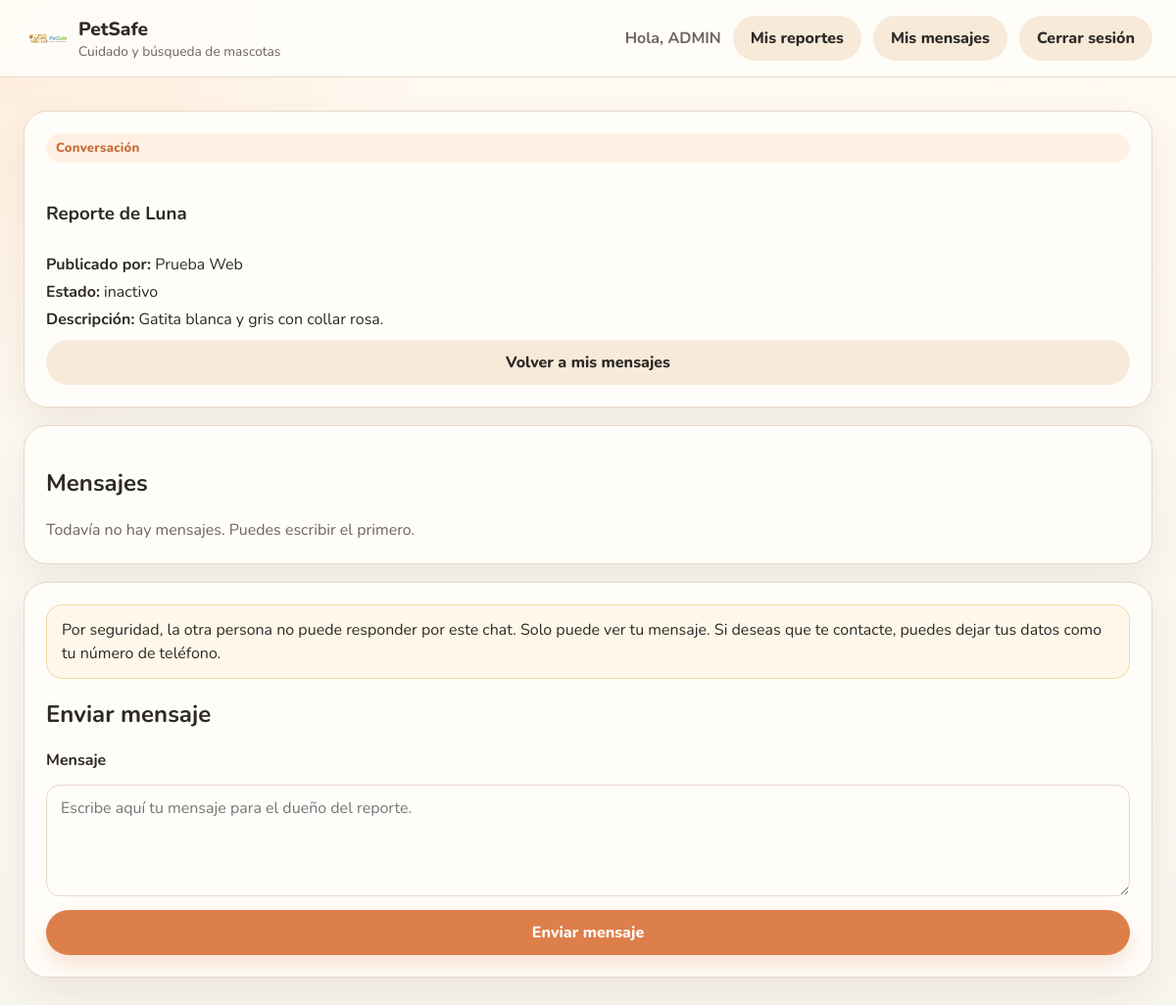
Page /mensajes/reporte/1 (signed in) on the committed database.
### app.py (models this page shows, shortened)
class Usuario(UserMixin, db.Model):
    __tablename__ = "usuarios"
    id = db.Column(db.Integer, primary_key=True)
    nombre = db.Column(db.String(120), nullable=False)
    correo = db.Column(db.String(120), unique=True, nullable=False, index=True)
    password_hash = db.Column(db.String(255), nullable=False)
    creado_en = db.Column(db.DateTime(timezone=True), default=ahora_utc, nullable=False)
    reportes = db.relationship("Reporte", back_populates="creador", lazy=True)
    mensajes_enviados = db.relationship(
        "MensajeChat",
        foreign_keys="MensajeChat.remitente_id",
        back_populates="remitente",
        lazy=True,
    )
    mensajes_recibidos = db.relationship(
        "MensajeChat",
        foreign_keys="MensajeChat.destinatario_id",
        back_populates="destinatario",
        lazy=True,
    )
    notificaciones = db.relationship("Notificacion", back_populates="usuario", lazy=True)

class Reporte(db.Model):
    __tablename__ = "reportes"
    id = db.Column(db.Integer, primary_key=True)
    nombre_mascota = db.Column(db.String(120), nullable=False)
    edad_mascota = db.Column(db.String(50), nullable=False)
    tipo_mascota = db.Column(db.String(50), nullable=False)
    otro_tipo_mascota = db.Column(db.String(80), nullable=True)
    descripcion = db.Column(db.Text, nullable=False)
    ofrece_recompensa = db.Column(db.Boolean, default=False, nullable=False)
    foto_mascota = db.Column(db.String(255), nullable=True)
    latitud = db.Column(db.Float, nullable=False)
    longitud = db.Column(db.Float, nullable=False)
    radio_busqueda_km = db.Column(db.Float, nullable=False, default=0.1)
    radio_busqueda_metros = db.Column(db.Integer, nullable=False)
    estado = db.Column(db.String(30), default="activo", nullable=False)
    motivo_cierre = db.Column(db.String(255), nullable=True)
    creado_en = db.Column(db.DateTime(timezone=True), default=ahora_utc, nullable=False)
    actualizado_en = db.Column(db.DateTime(timezone=True), default=ahora_utc, nullable=False)
    ultima_actividad_en = db.Column(db.DateTime(timezone=True), default=ahora_utc, nullable=False)
    aviso_inactividad_en = db.Column(db.DateTime(timezone=True), nullable=True)
    fecha_limite_respuesta = db.Column(db.DateTime(timezone=True), nullable=True)
    usuario_id = db.Column(db.Integer, db.ForeignKey("usuarios.id"), nullable=False)
    creador = db.relationship("Usuario", back_populates="reportes")
    colores = db.relationship("Color", secondary=reporte_colores, lazy="joined")

### app.py (the view, shortened to what this page needs)
@app.route("/mensajes/reporte/<int:reporte_id>", methods=["GET", "POST"])
@login_required
def ver_conversacion(reporte_id):
    reporte = Reporte.query.get_or_404(reporte_id)
    mensajes_pendientes = MensajeChat.query.filter_by(
        reporte_id=reporte.id,
        destinatario_id=current_user.id,
        leido=False,
    ).all()
    for mensaje in mensajes_pendientes:
        mensaje.leido = True
    if mensajes_pendientes:
        db.session.commit()
    mensajes = (
        MensajeChat.query.filter_by(reporte_id=reporte.id)
        .order_by(MensajeChat.creado_en.asc())
        .all()
    )
    es_dueno = reporte.usuario_id == current_user.id
    ha_participado = any(
        mensaje.remitente_id == current_user.id or mensaje.destinatario_id == current_user.id
        for mensaje in mensajes
    )
    if not es_dueno and not ha_participado:
        mensajes = []
    return render_template(
        "conversacion.html",
        reporte=reporte,
        mensajes=[mensaje.a_diccionario() for mensaje in mensajes],
        es_dueno=es_dueno,
        puede_escribir=not es_dueno,
    )

### app.py (called while the page is built)
@login_manager.user_loader
def cargar_usuario(user_id):
    return Usuario.query.get(int(user_id))

### templates/conversacion.html (shortened to what this page needs)
{% extends "base.html" %}
{% block contenido %}
<section class="contenedor-simple">
    <article class="tarjeta-panel tarjeta-contexto">
        <span class="etiqueta-pantalla">Conversación</span>
        <h1>Reporte de {{ reporte.nombre_mascota }}</h1>
        <div class="resumen-conversacion">
            <p><strong>Publicado por:</strong> {{ reporte.creador.nombre }}</p>
            <p><strong>Estado:</strong> {{ reporte.estado }}</p>
            <p><strong>Descripción:</strong> {{ reporte.descripcion }}</p>
        </div>
        <a class="boton-secundario" href="{{ url_for('mis_mensajes') }}">Volver a mis mensajes</a>
    </article>
    <article class="tarjeta-panel">
        <h2>Mensajes</h2>
        {% if mensajes %}
            <div class="lista-mensajes">
                {% for mensaje in mensajes %}
                    <div class="burbuja-mensaje {% if mensaje.remitente_id == current_user.id %}mensaje-propio{% endif %}">
                        <p>{{ mensaje.contenido }}</p>
                        <span>{{ mensaje.creado_en }}</span>
                    </div>
                {% endfor %}
            </div>
        {% else %}
            <p class="mensaje-suave">
                {% if es_dueno %}
                    Aún no recibes mensajes en este reporte.
                {% else %}
                    Todavía no hay mensajes. Puedes escribir el primero.
                {% endif %}
            </p>
        {% endif %}
    </article>
    <article class="tarjeta-panel">
        <div class="aviso-seguridad-chat">
            Por seguridad, la otra persona no puede responder por este chat. Solo puede ver tu mensaje.
            Si deseas que te contacte, puedes dejar tus datos como tu número de teléfono.
        </div>
        <h2>Enviar mensaje</h2>
        {% if puede_escribir %}
            <form method="POST" class="formulario-panel">
                <label for="contenido">Mensaje</label>
                <textarea id="contenido" name="contenido" rows="4" placeholder="Escribe aquí tu mensaje para el dueño del reporte." required></textarea>
                <button type="submit" class="boton-principal">Enviar mensaje</button>
            </form>
        {% else %}
            <p class="mensaje-suave">
                Este reporte es tuyo. Aquí puedes leer los mensajes que te manden otras personas.
            </p>
        {% endif %}
    </article>
</section>
{% endblock %}

### templates/base.html (shortened to what this page needs)
<!DOCTYPE html>
<html lang="es">
<head>
    <link rel="stylesheet" href="https://unpkg.com/leaflet@1.9.4/dist/leaflet.css">
    <link rel="stylesheet" href="{{ url_for('static', filename='css/styles.css') }}">
</head>
<body>
    <header class="barra-superior">
        <a class="marca" href="{{ url_for('inicio') }}">
            <img src="{{ url_for('static', filename='img/logo-petsafe.svg') }}" alt="Logo de PetSafe" class="logo">
            <div class="marca-texto">
                <span>PetSafe</span>
                <small>Cuidado y búsqueda de mascotas</small>
            </div>
        </a>
        {% if current_user.is_authenticated %}
            <nav class="navegacion">
                <span class="saludo">Hola, {{ current_user.nombre }}</span>
                <a class="boton-secundario boton-nav" href="{{ url_for('mis_reportes') }}">Mis reportes</a>
                <a class="boton-secundario boton-nav" href="{{ url_for('mis_mensajes') }}">Mis mensajes</a>
                <a class="boton-secundario boton-nav" href="{{ url_for('cerrar_sesion') }}">Cerrar sesión</a>
            </nav>
        {% endif %}
    </header>
    <main class="contenido-principal">
        <section class="contenedor-alertas">
        </section>
        {% block contenido %}{% endblock %}
    </main>
</body>
</html>

### static/css/styles.css (style rules this page uses)
:root { --fondo: #f8f5ef; --fondo-panel: #fffdf9; --fondo-suave: #fff4e8; --texto: #2d2a26; --texto-suave: #6d655d; --borde: #e7d9c8; --borde-suave: #f0e4d5; --primario: #dd7f4b; --primario-fuerte: #c76a35; --primario-claro: #fff0e3; --sombra: 0 16px 35px rgba(90, 63, 34, 0.08); }
* { box-sizing: border-box; }
body { margin: 0; font-family: "Nunito", sans-serif; background: radial-gradient(circle at top left, rgba(255, 225, 196, 0.55), transparent 28%), linear-gradient(180deg, #fff9f1 0%, var(--fondo) 100%); color: var(--texto); }
a { color: var(--primario-fuerte); }
main, button, input, select, textarea { font: inherit; }
.contenido-principal { padding-bottom: 24px; }
.barra-superior { display: flex; justify-content: space-between; align-items: center; gap: 16px; padding: 16px 24px; background: rgba(255, 253, 249, 0.92); border-bottom: 1px solid var(--borde); position: sticky; top: 0; z-index: 999; backdrop-filter: blur(12px); }
.marca { display: inline-flex; align-items: center; gap: 12px; text-decoration: none; color: var(--texto); }
.marca-texto { display: grid; }
.marca-texto span { font-weight: 800; font-size: 1.2rem; }
.marca-texto small { color: var(--texto-suave); font-size: 0.86rem; }
.logo { width: 44px; height: 44px; }
.navegacion { display: flex; flex-wrap: wrap; align-items: center; justify-content: flex-end; gap: 12px; }
.saludo { color: var(--texto-suave); font-weight: 700; }
.boton-nav { min-width: 130px; }
.contenedor-alertas { padding: 16px 24px 0; }
.tarjeta-auth, .tarjeta-panel { background: var(--fondo-panel); border: 1px solid var(--borde); border-radius: 24px; box-shadow: var(--sombra); }
.tarjeta-panel { padding: 22px; }
.etiqueta-pantalla { display: inline-block; margin-bottom: 10px; padding: 6px 10px; border-radius: 999px; background: var(--primario-claro); color: var(--primario-fuerte); font-size: 0.82rem; font-weight: 800; letter-spacing: 0.02em; }
.formulario-auth, .formulario-panel { display: grid; gap: 14px; }
label, legend { font-weight: 700; }
input, select, textarea { width: 100%; padding: 12px 14px; border-radius: 14px; border: 1px solid var(--borde); background: #fffdfa; color: var(--texto); transition: border-color 0.2s ease, box-shadow 0.2s ease; }
textarea { resize: vertical; min-height: 110px; }
.boton-principal, .boton-secundario { border: none; cursor: pointer; border-radius: 999px; padding: 12px 18px; font-weight: 800; text-decoration: none; text-align: center; transition: transform 0.15s ease, background 0.15s ease, box-shadow 0.15s ease; }
.boton-principal { background: var(--primario); color: white; box-shadow: 0 10px 20px rgba(221, 127, 75, 0.2); }
.boton-secundario { background: #f7ead9; color: var(--texto); }
.contenedor-simple { display: grid; gap: 18px; padding: 18px 24px 24px; }
.mensaje-suave { color: var(--texto-suave); margin: 0; line-height: 1.5; }
.tarjeta-contexto { display: grid; gap: 10px; }
.resumen-conversacion { display: grid; gap: 6px; }
.resumen-conversacion p { margin: 0; }
.aviso-seguridad-chat, .aviso-notificacion { padding: 13px 15px; border-radius: 16px; background: #fff8ea; border: 1px solid #efd9a5; color: var(--texto); line-height: 1.5; }

### rows in the picture
Usuario: nombre "ADMIN"
Reporte: nombre_mascota "Luna", estado "inactivo", descripcion "Gatita blanca y gris con collar rosa."
Usuario: creador.nombre "Prueba Web"
